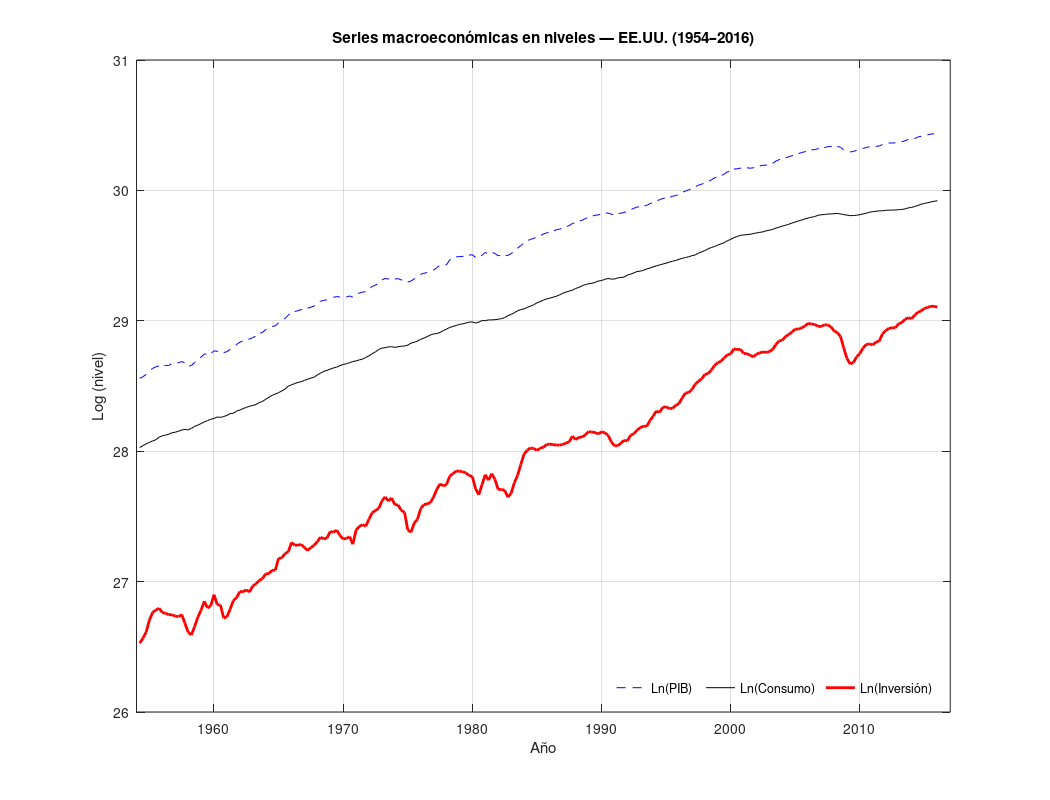
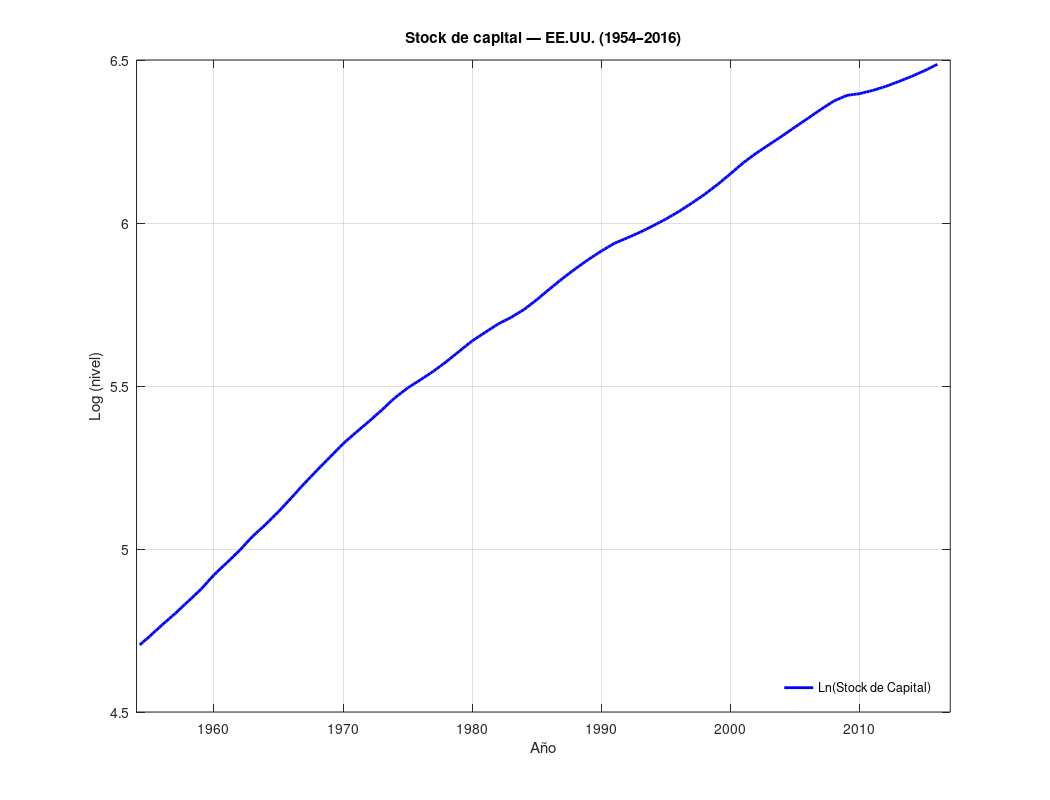
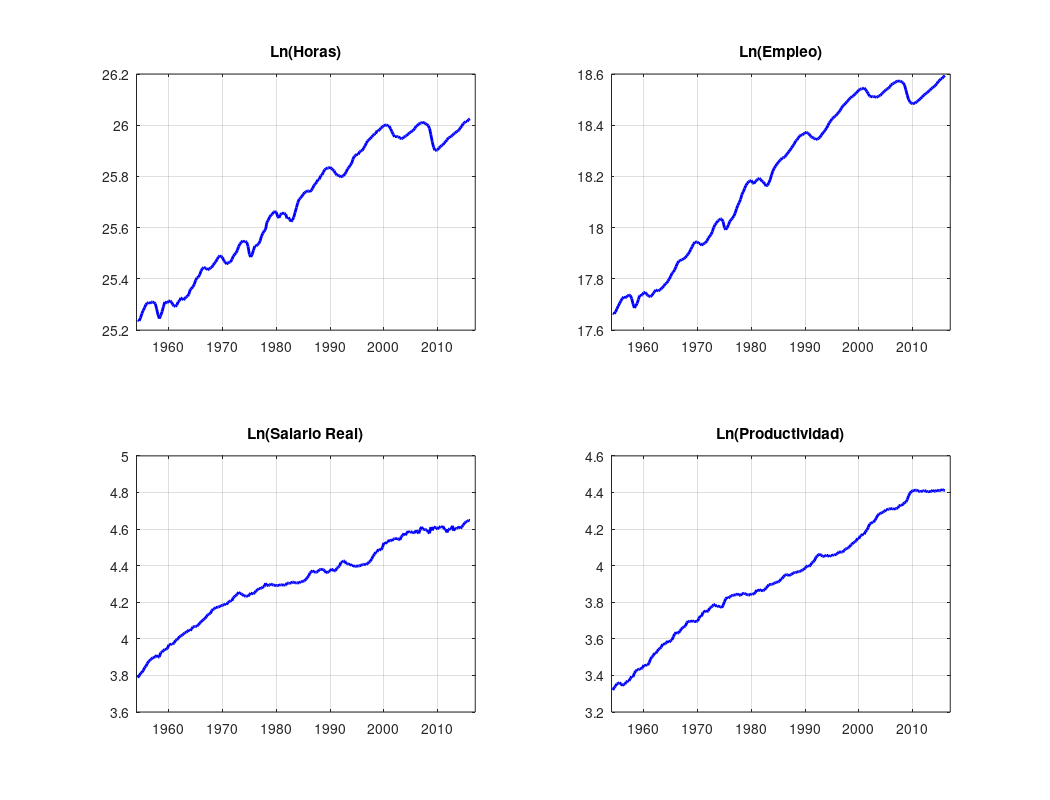

Reproduce these figures in MATLAB, in order. (Note: this script raises an error after producing the figures.)
%% Script 01: Hechos estilizados del ciclo económico — EE.UU.
%{
-----------------------------------------------------------------------
Autor    : Alejandro Ventura
Curso    : Macroeconomía II
Fecha    : 2026
-----------------------------------------------------------------------
PROPÓSITO
    Este script replica los hechos estilizados del ciclo económico de
    EE.UU. usando datos trimestrales. El flujo es:

        1. Cargar los datos (generados por Script_00)
        2. Graficar las series en niveles (logaritmos)
        3. Separar tendencia y ciclo con el filtro Hodrick-Prescott
        4. Graficar los componentes cíclicos
        5. Calcular los estadísticos canónicos del ciclo

HECHOS ESTILIZADOS QUE BUSCAMOS REPLICAR
    Para cada variable X, se calculan tres estadísticos respecto al
    componente cíclico del PIB:

    (a) Volatilidad relativa  = std(ciclo_X) / std(ciclo_PIB)
        → ¿cuánto se mueve X en relación al PIB?
        Hecho conocido: la inversión es ~3x más volátil que el PIB;
        el consumo es ~0.8x (más suave).

    (b) Correlación contemporánea con el PIB = corr(ciclo_X, ciclo_PIB)
        → ¿es procíclica (>0), contracíclica (<0) o acíclica (~0)?

    (c) Autocorrelación de orden 1 = corr(ciclo_X(t), ciclo_X(t-1))
        → ¿qué tan persistente es el componente cíclico?

REQUISITO PREVIO
    Haber corrido Script_00_Importar_Datos.m para generar:
        - data_matlab_agregada.mat
        - PBI_TFP_anual.mat (ver nota al final del script)

NOTA SOBRE COMPATIBILIDAD
    Testeado en MATLAB R2022b o posterior.
    Requiere el Econometrics Toolbox (para hpfilter y autocorr).
    CAMBIO DE SINTAXIS (R2022b+):
      hpfilter ahora usa par nombre-valor: hpfilter(y, 'Smoothing', lambda)
      La sintaxis antigua hpfilter(y, lambda) genera error en versiones nuevas.
-----------------------------------------------------------------------
%}

%% -----------------------------------------------------------------------
%  [0] Limpieza del entorno
%  -----------------------------------------------------------------------
clear all
clc
close all   % Cierra todas las figuras abiertas

%% -----------------------------------------------------------------------
%  [1] Carga de datos
%  -----------------------------------------------------------------------
%  Cargamos el .mat generado por Script_00. Al ejecutar esta línea,
%  todas las variables guardadas aparecen directamente en el workspace.
%  -----------------------------------------------------------------------
load data_matlab_agregada.mat;

%  Renombramos a nombres cortos para mayor comodidad al escribir código.
%  El 'clear' posterior limpia los nombres largos originales para no
%  tener el mismo dato dos veces en memoria con nombres distintos.
ln_y    = ln_gdp;                    % Log PIB real
ln_c    = ln_consumo_real;           % Log Consumo real
ln_inv  = ln_inv_privada_real_bd;    % Log Inversión privada real
ln_k    = ln_stock_capital;          % Log Stock de capital
ln_h    = ln_horas_total_nonfarm;    % Log Horas trabajadas (nonfarm)
ln_e    = ln_empleo_total_nonfarm;   % Log Empleo (nonfarm)
ln_w    = ln_salario_real_porhora;   % Log Salario real por hora
ln_prod = ln_productividad;          % Log Productividad laboral

clear ln_gdp ln_consumo_real ln_inv_privada_real_bd ln_stock_capital ...
      ln_horas_total_nonfarm ln_empleo_total_nonfarm ...
      ln_salario_real_porhora ln_productividad;

%  Definimos el período de análisis (ver explicación en Script_00)
%  Índice 30 = 1954 Q2 | Índice 277 = 2016 Q1
t0 = 30;
t1 = 277;
T_muestra = Fecha(t0:t1);   % Vector de fechas del período analizado

fprintf('Datos cargados. Período de análisis: %.2f — %.2f (%d trimestres)\n', ...
        T_muestra(1), T_muestra(end), length(T_muestra));

%% -----------------------------------------------------------------------
%  [2] Series en niveles: gráficas
%  -----------------------------------------------------------------------
%  Antes de calcular cualquier estadístico, siempre conviene graficar
%  las series en niveles para detectar valores atípicos o errores.
%
%  INTERPRETACIÓN:
%  Todas las series están en logaritmo, así que la pendiente de cada
%  línea representa aproximadamente la tasa de crecimiento promedio.
%  -----------------------------------------------------------------------

% --- Figura 1: PIB, Consumo e Inversión ---
figure('Name', 'Series en niveles: Y, C, I')
plot(T_muestra, ln_y(t0:t1), '--b', ...
     T_muestra, ln_c(t0:t1), '-k',  ...
     T_muestra, ln_inv(t0:t1), '-r', 'LineWidth', 2);
xlim([1954 2017]);
xlabel('Año');
ylabel('Log (nivel)');
title('Series macroeconómicas en niveles — EE.UU. (1954–2016)');
leg = legend('Ln(PIB)', 'Ln(Consumo)', 'Ln(Inversión)');
set(leg, 'Location', 'SouthEast', 'Orientation', 'Horizontal');
legend('boxoff');
grid on;
orient landscape;
saveas(gcf, 'fig01_niveles_y_c_inv', 'pdf');

% --- Figura 2: Stock de capital ---
figure('Name', 'Stock de capital')
plot(T_muestra, ln_k(t0:t1), '-b', 'LineWidth', 2);
xlim([1954 2017]);
xlabel('Año');
ylabel('Log (nivel)');
title('Stock de capital — EE.UU. (1954–2016)');
leg = legend('Ln(Stock de Capital)');
set(leg, 'Location', 'SouthEast');
legend('boxoff');
grid on;
orient landscape;
saveas(gcf, 'fig02_nivel_capital', 'pdf');

% --- Figura 3: Mercado laboral y productividad ---
M_lab = [ln_h, ln_e, ln_w, ln_prod];
nombres_lab = {'Ln(Horas)', 'Ln(Empleo)', 'Ln(Salario Real)', 'Ln(Productividad)'};

figure('Name', 'Mercado laboral y productividad')
for j = 1:4
    subplot(2, 2, j)
    plot(T_muestra, M_lab(t0:t1, j), '-b', 'LineWidth', 2);
    title(nombres_lab{j});
    xlim([1954 2017]);
    grid on;
end
orient landscape;
saveas(gcf, 'fig03_niveles_mercado_laboral', 'pdf');

%% -----------------------------------------------------------------------
%  [3] Filtro Hodrick-Prescott (HP): separar tendencia y ciclo
%  -----------------------------------------------------------------------
%  IDEA:
%  Toda serie macroeconómica Y(t) se puede descomponer en:
%
%       Y(t) = Tendencia(t) + Ciclo(t)
%
%  La tendencia captura el crecimiento de largo plazo.
%  El ciclo captura las desviaciones transitorias respecto a ese trend.
%
%  El filtro HP obtiene la tendencia resolviendo el problema:
%
%    min  sum[ (Y_t - tau_t)^2 ] + lambda * sum[ (Delta^2 tau_t)^2 ]
%   {tau}
%
%  donde lambda controla el "suavizado" de la tendencia:
%    - lambda grande → tendencia muy suave (casi lineal)
%    - lambda chico  → tendencia se ajusta más a los datos
%
%  VALOR ESTÁNDAR:
%    lambda = 1600  para datos TRIMESTRALES  (Hodrick & Prescott, 1997)
%    lambda = 100   para datos ANUALES
%    lambda = 14400 para datos MENSUALES
%
%  LIMITACIÓN CONOCIDA:
%  El filtro HP tiene problemas en los extremos de la muestra (distorsiona
%  los últimos y primeros puntos). En la práctica se trabaja con muestras
%  largas y se interpreta con cautela los extremos.
%  -----------------------------------------------------------------------
lambda_q = 1600;   % Lambda para datos trimestrales

M_todas = [ln_y, ln_c, ln_inv, ln_k, ln_h, ln_e, ln_w, ln_prod];
nombres_todas = {'Ln(PIB)', 'Ln(Consumo)', 'Ln(Inversión)', 'Ln(Stock de Capital)', ...
                 'Ln(Horas)', 'Ln(Empleo)', 'Ln(Salario Real)', 'Ln(Productividad)'};
n_vars = size(M_todas, 2);

trend = zeros(length(T_muestra), n_vars);
cycle = zeros(length(T_muestra), n_vars);

for j = 1:n_vars
    [trend(:,j), cycle(:,j)] = hpfilter(M_todas(t0:t1, j), 'Smoothing', lambda_q);
end

fprintf('Filtro HP aplicado a %d variables con lambda = %d\n', n_vars, lambda_q);

%% -----------------------------------------------------------------------
%  [4] Gráficas: tendencia vs. nivel (para el PIB)
%  -----------------------------------------------------------------------
%  Esta gráfica es clave para mostrarle a los alumnos QUÉ hace el filtro:
%  la tendencia es la línea suave que "sigue" al PIB sin captar las
%  fluctuaciones de corto plazo.
%  -----------------------------------------------------------------------
figure('Name', 'PIB: nivel vs. tendencia HP')
plot(T_muestra, ln_y(t0:t1), '-b', ...
     T_muestra, trend(:,1), '--r', 'LineWidth', 1.8);
xlim([1953 2017]);
xlabel('Año');
ylabel('Log PIB real');
title('PIB real: nivel y tendencia HP — EE.UU.');
leg = legend('Ln(PIB)', 'Tendencia HP');
set(leg, 'Location', 'SouthEast', 'Orientation', 'Horizontal');
legend('boxoff');
grid on;
orient landscape;
saveas(gcf, 'fig04_pib_tendencia_hp', 'pdf');

%% -----------------------------------------------------------------------
%  [5] Gráficas: componentes cíclicos
%  -----------------------------------------------------------------------
%  El componente cíclico mide la DESVIACIÓN PORCENTUAL del PIB (o de
%  cualquier variable) respecto a su tendencia. Como las series están en
%  logaritmo, cycle(:,j) ≈ (Y_t - tau_t) / tau_t × 100 en porcentaje.
%
%  Se grafica siempre junto al ciclo del PIB para ver la co-movimiento.
%  -----------------------------------------------------------------------

% --- Figura 5: Ciclos de Y, C, I, K ---
figure('Name', 'Componentes cíclicos: Y, C, I, K')

subplot(2, 2, 1)
plot(T_muestra, cycle(:,1), '-b', 'LineWidth', 1.5);
yline(0, '-k', 'LineWidth', 0.8);
xlim([1953 2017]);
title('Ciclo: Ln(PIB)');
xlabel('Año'); ylabel('Desviación del trend');
leg = legend('Ln(PIB)');
set(leg, 'Location', 'NorthEast'); legend('boxoff');
grid on;

for j = 2:4
    subplot(2, 2, j)
    plot(T_muestra, cycle(:,1), '--k', ...
         T_muestra, cycle(:,j), '-b', 'LineWidth', 1.5);
    yline(0, '-k', 'LineWidth', 0.8);
    xlim([1953 2017]);
    title(['Ciclo: ' nombres_todas{j}]);
    xlabel('Año'); ylabel('Desviación del trend');
    leg = legend('Ln(PIB)', nombres_todas{j});
    set(leg, 'Location', 'NorthEast'); legend('boxoff');
    grid on;
end

orient landscape;
saveas(gcf, 'fig05_ciclos_y_c_inv_k', 'pdf');

% --- Figura 6: Ciclos de H, E, W, Productividad ---
figure('Name', 'Componentes cíclicos: Horas, Empleo, Salario, Productividad')

for j = 5:8
    subplot(2, 2, j-4)
    plot(T_muestra, cycle(:,1), '--k', ...
         T_muestra, cycle(:,j), '-b', 'LineWidth', 1.5);
    yline(0, '-k', 'LineWidth', 0.8);
    xlim([1953 2017]);
    title(['Ciclo: ' nombres_todas{j}]);
    xlabel('Año'); ylabel('Desviación del trend');
    leg = legend('Ln(PIB)', nombres_todas{j});
    set(leg, 'Location', 'NorthEast'); legend('boxoff');
    grid on;
end

orient landscape;
saveas(gcf, 'fig06_ciclos_mercado_laboral', 'pdf');

%% -----------------------------------------------------------------------
%  [6] Estadísticos del componente cíclico
%  -----------------------------------------------------------------------
%  Calculamos los tres estadísticos canónicos de los hechos estilizados.
%  Referencia clásica: Kydland & Prescott (1982), Cooley & Prescott (1995).
%  -----------------------------------------------------------------------

% (a) Media (debería ser ~0 por construcción del filtro HP)
media = mean(cycle);

% (b) Desviación estándar y volatilidad relativa al PIB
desv_std         = std(cycle);
volatilidad_rel  = desv_std / desv_std(1);   % Relativa al PIB (primera columna)

% (c) Matriz de correlaciones (incluye todas las combinaciones)
%     La primera fila/columna da la correlación de cada variable con el PIB
correlacion = corrcoef(cycle);

% (d) Autocorrelación de orden 1 para cada variable
%     NOTA SINTAXIS: En MATLAB R2017b+ el segundo argumento de autocorr
%     debe pasarse como par nombre-valor: autocorr(x, 'NumLags', 1)
%     La versión antigua autocorr(x, 1) puede generar warnings en versiones
%     modernas de MATLAB.
autocorr_ciclo = zeros(1, n_vars);
for j = 1:n_vars
    ac = autocorr(cycle(:,j), 'NumLags', 1);
    autocorr_ciclo(j) = ac(2);   % ac(1) siempre es 1 (lag 0), ac(2) es lag 1
end

% --- Tabla resumen de hechos estilizados ---
fprintf('\n');
fprintf('================================================================\n');
fprintf('         HECHOS ESTILIZADOS — EE.UU. (1954 Q2 – 2016 Q1)       \n');
fprintf('================================================================\n');
fprintf('%-22s %10s %12s %12s %12s\n', ...
        'Variable', 'std(ciclo)', 'Volat. rel.', 'Corr(y,x)', 'Autocorr(1)');
fprintf('%s\n', repmat('-', 1, 70));
for j = 1:n_vars
    fprintf('%-22s %10.4f %12.4f %12.4f %12.4f\n', ...
            nombres_todas{j}, desv_std(j), volatilidad_rel(j), ...
            correlacion(1,j), autocorr_ciclo(j));
end
fprintf('================================================================\n');

%% -----------------------------------------------------------------------
%  [7] Correlaciones en ventanas móviles (rolling window)
%  -----------------------------------------------------------------------
%  MOTIVACIÓN:
%  Una correlación calculada sobre toda la muestra asume que la relación
%  entre las variables es ESTABLE en el tiempo. Pero esto puede no ser
%  cierto. Las correlaciones en ventanas móviles permiten ver cómo
%  evoluciona esa relación a lo largo del tiempo.
%
%  Resultado conocido: la correlación entre el ciclo del PIB y el de la
%  productividad laboral CAYÓ desde los años 80. Esto genera debate sobre
%  el rol de los shocks de tecnología en el ciclo (Hansen, 1985;
%  Galí, 1999).
%  -----------------------------------------------------------------------

% Correlación entre ciclo del PIB y ciclo de la Productividad
% Punto de partida: 1980 Q4 → índice 108 dentro de la muestra analizada
% (1954 Q2 + 108 trimestres = 1954.25 + 27 = 1981.25... aprox 1980 Q4)
idx_1980q4 = 108;

% Expandimos la ventana de 4 en 4 trimestres (un año a la vez)
corr_pib_prod = [];
for j = 0:35
    aux = corrcoef(cycle(1:idx_1980q4 + j*4, 1), ...
                   cycle(1:idx_1980q4 + j*4, 8));
    corr_pib_prod = [corr_pib_prod; aux(1,2)];
end
fechas_rolling = T_muestra(idx_1980q4 : 4 : idx_1980q4 + 35*4);

% Correlación entre ciclo del PIB y ciclo de las Horas
corr_pib_horas = [];
for j = 0:35
    aux = corrcoef(cycle(1:idx_1980q4 + j*4, 1), ...
                   cycle(1:idx_1980q4 + j*4, 5));
    corr_pib_horas = [corr_pib_horas; aux(1,2)];
end

% Correlación entre ciclo del PIB y ciclo del Empleo
corr_pib_empleo = [];
for j = 0:35
    aux = corrcoef(cycle(1:idx_1980q4 + j*4, 1), ...
                   cycle(1:idx_1980q4 + j*4, 6));
    corr_pib_empleo = [corr_pib_empleo; aux(1,2)];
end

% --- Figura 7: Correlaciones en ventana móvil ---
figure('Name', 'Correlaciones rolling: PIB vs. Productividad, Horas, Empleo')

subplot(2, 1, 1)
plot(fechas_rolling, corr_pib_prod, '-b', 'LineWidth', 2);
yline(0, '--k', 'LineWidth', 0.8);
xlim([1980 2010]);
ylim([-0.2 1]);
xlabel('Año (fin de ventana)');
ylabel('Correlación');
title('Correlación entre ciclo del PIB y ciclo de la Productividad (ventana móvil)');
legend('corr(y, prod)', 'Location', 'SouthWest');
legend('boxoff');
grid on;

subplot(2, 1, 2)
plot(fechas_rolling, corr_pib_horas,  '-b', ...
     fechas_rolling, corr_pib_empleo, '--r', 'LineWidth', 2);
yline(0, '-k', 'LineWidth', 0.8);
xlim([1980 2010]);
xlabel('Año (fin de ventana)');
ylabel('Correlación');
title('Correlación entre ciclo del PIB y ciclo de Horas/Empleo (ventana móvil)');
leg = legend('corr(y, horas)', 'corr(y, empleo)');
set(leg, 'Location', 'SouthEast'); legend('boxoff');
grid on;

orient landscape;
saveas(gcf, 'fig07_correlaciones_rolling', 'pdf');

%% -----------------------------------------------------------------------
%  [8] Análisis con datos ANUALES: PIB y PTF (Productividad Total de los
%      Factores)
%  -----------------------------------------------------------------------
%  La PTF (o TFP en inglés) mide el residuo de Solow: cuánto del
%  crecimiento del PIB no se explica por acumulación de capital ni de
%  trabajo. Es una medida del "progreso tecnológico" o de la eficiencia
%  global de la economía.
%
%  NOTA SOBRE LAMBDA:
%  Como estos datos son ANUALES (no trimestrales), se usa lambda = 100.
%  Usar lambda = 1600 con datos anuales suavizaría demasiado la tendencia
%  y distorsionaría el componente cíclico.
%
%  NOTA DE DISPONIBILIDAD:
%  PBI_TFP_anual.mat contiene:
%    - Columna 1: PIB real en niveles (en billones de USD de 2009)
%    - Columna 2: PTF (índice, de mfp_tables_historical.xlsx del BLS)
%    - Período: 1948–2015 (datos anuales)
%
%  Si este archivo no está disponible, comentar esta sección.
%  -----------------------------------------------------------------------
if isfile('PBI_TFP_anual.mat')
    load PBI_TFP_anual.mat;

    %  CORRECCIÓN IMPORTANTE:
    %  La columna del PIB está en billones de USD, hay que convertir a USD
    %  antes de tomar logaritmo (multiplicar por 10^9).
    ln_PBI_anual = log(PBI_TFP_anual(:,1) * 1e9);
    ln_PTF_anual = log(PBI_TFP_anual(:,2));
    datos_anuales = [ln_PBI_anual, ln_PTF_anual];

    %  Lambda = 100 para datos anuales
    lambda_a = 100;
    [trend_anual, ciclo_anual] = hpfilter(datos_anuales, 'Smoothing', lambda_a);

    tiempo_anual = 1948:2015;

    % --- Figura 8: Ciclos del PIB y PTF (datos anuales) ---
    figure('Name', 'Ciclos PIB y PTF (datos anuales)')
    plot(tiempo_anual, ciclo_anual(:,1), '-r', ...
         tiempo_anual, ciclo_anual(:,2), '--b', 'LineWidth', 1.8);
    yline(0, '-k', 'LineWidth', 0.8);
    xlim([1947 2016]);
    xlabel('Año');
    ylabel('Desviación del trend');
    title('Ciclos del PIB y la PTF — EE.UU. (1948–2015, datos anuales)');
    leg = legend('Ciclo del PIB', 'Ciclo de la PTF');
    set(leg, 'Location', 'North', 'Orientation', 'Horizontal');
    legend('boxoff');
    grid on;
    orient landscape;
    saveas(gcf, 'fig08_ciclos_pib_ptf_anual', 'pdf');

    % --- Estadísticos PTF/PIB (anuales) ---
    desv_std_anual  = std(ciclo_anual);
    corr_anual      = corrcoef(ciclo_anual);
    ac_pib_anual    = autocorr(ciclo_anual(:,1), 'NumLags', 1);
    ac_ptf_anual    = autocorr(ciclo_anual(:,2), 'NumLags', 1);

    fprintf('\n--- Estadísticos anuales: PIB y PTF ---\n');
    fprintf('%-20s %10s %12s %12s\n', 'Variable', 'std(ciclo)', 'Corr(PIB,x)', 'Autocorr(1)');
    fprintf('%s\n', repmat('-', 1, 58));
    fprintf('%-20s %10.4f %12.4f %12.4f\n', 'PIB (anual)',  desv_std_anual(1), corr_anual(1,1), ac_pib_anual(2));
    fprintf('%-20s %10.4f %12.4f %12.4f\n', 'PTF (anual)',  desv_std_anual(2), corr_anual(1,2), ac_ptf_anual(2));

else
    fprintf('\nARCHIVO NO ENCONTRADO: PBI_TFP_anual.mat\n');
    fprintf('Para el análisis de PTF, asegurate de tener ese archivo en la carpeta.\n');
end

%% -----------------------------------------------------------------------
%  [9] Mensaje final
%  -----------------------------------------------------------------------
fprintf('\n================================================================\n');
fprintf('Script 01 completado. Figuras guardadas como PDF en la carpeta.\n');
fprintf('================================================================\n');
